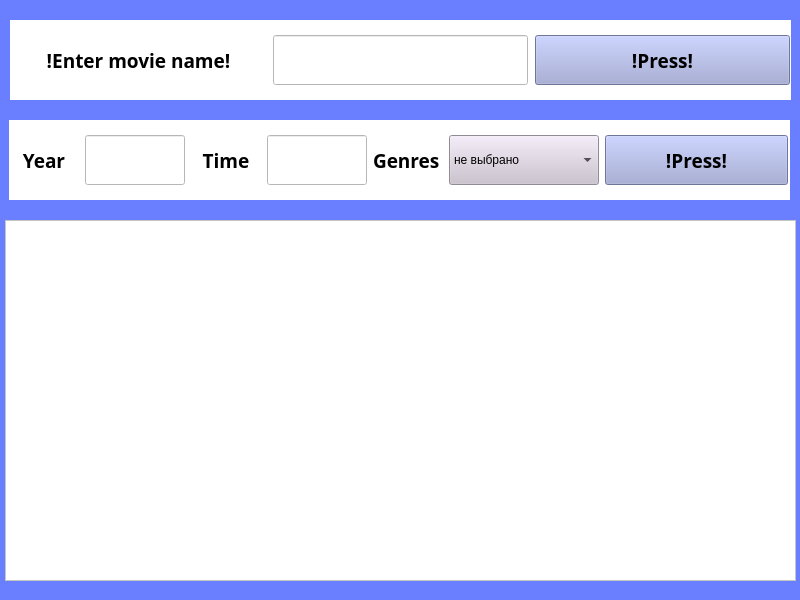
<?xml version="1.0" encoding="UTF-8"?>
<ui version="4.0">
 <class>MainWindow</class>
 <widget class="QMainWindow" name="MainWindow">
  <property name="geometry">
   <rect>
    <x>0</x>
    <y>0</y>
    <width>800</width>
    <height>600</height>
   </rect>
  </property>
  <property name="minimumSize">
   <size>
    <width>800</width>
    <height>600</height>
   </size>
  </property>
  <property name="maximumSize">
   <size>
    <width>800</width>
    <height>600</height>
   </size>
  </property>
  <property name="windowTitle">
   <string>MainWindow</string>
  </property>
  <property name="styleSheet">
   <string notr="true">background-color: rgb(105, 127, 255);</string>
  </property>
  <widget class="QWidget" name="centralwidget">
   <widget class="QTableWidget" name="table">
    <property name="geometry">
     <rect>
      <x>5</x>
      <y>220</y>
      <width>791</width>
      <height>361</height>
     </rect>
    </property>
    <property name="styleSheet">
     <string notr="true">background-color: rgb(255, 255, 255);</string>
    </property>
   </widget>
   <widget class="QWidget" name="horizontalWidget" native="true">
    <property name="geometry">
     <rect>
      <x>10</x>
      <y>20</y>
      <width>781</width>
      <height>80</height>
     </rect>
    </property>
    <property name="styleSheet">
     <string notr="true">background-color: rgb(255, 255, 255);</string>
    </property>
    <layout class="QHBoxLayout" name="horizontalLayout">
     <item>
      <widget class="QLabel" name="label">
       <property name="minimumSize">
        <size>
         <width>255</width>
         <height>50</height>
        </size>
       </property>
       <property name="maximumSize">
        <size>
         <width>255</width>
         <height>50</height>
        </size>
       </property>
       <property name="font">
        <font>
         <family>Segoe UI Black</family>
         <pointsize>14</pointsize>
         <weight>75</weight>
         <bold>true</bold>
        </font>
       </property>
       <property name="text">
        <string>!Enter movie name!</string>
       </property>
       <property name="alignment">
        <set>Qt::AlignCenter</set>
       </property>
      </widget>
     </item>
     <item>
      <widget class="QLineEdit" name="line_name">
       <property name="minimumSize">
        <size>
         <width>255</width>
         <height>50</height>
        </size>
       </property>
       <property name="maximumSize">
        <size>
         <width>255</width>
         <height>50</height>
        </size>
       </property>
      </widget>
     </item>
     <item>
      <widget class="QPushButton" name="button_name">
       <property name="minimumSize">
        <size>
         <width>255</width>
         <height>50</height>
        </size>
       </property>
       <property name="maximumSize">
        <size>
         <width>255</width>
         <height>50</height>
        </size>
       </property>
       <property name="font">
        <font>
         <family>Segoe UI Black</family>
         <pointsize>14</pointsize>
         <weight>75</weight>
         <bold>true</bold>
        </font>
       </property>
       <property name="styleSheet">
        <string notr="true">background-color: rgb(157, 165, 213);</string>
       </property>
       <property name="text">
        <string>!Press!</string>
       </property>
      </widget>
     </item>
    </layout>
   </widget>
   <widget class="QWidget" name="horizontalWidget" native="true">
    <property name="geometry">
     <rect>
      <x>9</x>
      <y>120</y>
      <width>781</width>
      <height>80</height>
     </rect>
    </property>
    <property name="styleSheet">
     <string notr="true">background-color: rgb(255, 255, 255);</string>
    </property>
    <layout class="QHBoxLayout" name="horizontalLayout_2">
     <item>
      <widget class="QLabel" name="label_2">
       <property name="minimumSize">
        <size>
         <width>70</width>
         <height>50</height>
        </size>
       </property>
       <property name="maximumSize">
        <size>
         <width>70</width>
         <height>50</height>
        </size>
       </property>
       <property name="font">
        <font>
         <family>Segoe UI Black</family>
         <pointsize>14</pointsize>
         <weight>75</weight>
         <bold>true</bold>
        </font>
       </property>
       <property name="text">
        <string>Year</string>
       </property>
       <property name="alignment">
        <set>Qt::AlignCenter</set>
       </property>
      </widget>
     </item>
     <item>
      <widget class="QLineEdit" name="line_year">
       <property name="minimumSize">
        <size>
         <width>100</width>
         <height>50</height>
        </size>
       </property>
       <property name="maximumSize">
        <size>
         <width>100</width>
         <height>50</height>
        </size>
       </property>
      </widget>
     </item>
     <item>
      <widget class="QLabel" name="label_3">
       <property name="minimumSize">
        <size>
         <width>70</width>
         <height>50</height>
        </size>
       </property>
       <property name="maximumSize">
        <size>
         <width>70</width>
         <height>50</height>
        </size>
       </property>
       <property name="font">
        <font>
         <family>Segoe UI Black</family>
         <pointsize>14</pointsize>
         <weight>75</weight>
         <bold>true</bold>
        </font>
       </property>
       <property name="text">
        <string>Time</string>
       </property>
       <property name="alignment">
        <set>Qt::AlignCenter</set>
       </property>
      </widget>
     </item>
     <item>
      <widget class="QLineEdit" name="line_time">
       <property name="minimumSize">
        <size>
         <width>100</width>
         <height>50</height>
        </size>
       </property>
       <property name="maximumSize">
        <size>
         <width>100</width>
         <height>50</height>
        </size>
       </property>
      </widget>
     </item>
     <item>
      <widget class="QLabel" name="label_4">
       <property name="minimumSize">
        <size>
         <width>70</width>
         <height>50</height>
        </size>
       </property>
       <property name="maximumSize">
        <size>
         <width>70</width>
         <height>50</height>
        </size>
       </property>
       <property name="font">
        <font>
         <family>Segoe UI Black</family>
         <pointsize>14</pointsize>
         <weight>75</weight>
         <bold>true</bold>
        </font>
       </property>
       <property name="text">
        <string>Genres</string>
       </property>
      </widget>
     </item>
     <item>
      <widget class="QComboBox" name="combo">
       <property name="minimumSize">
        <size>
         <width>150</width>
         <height>50</height>
        </size>
       </property>
       <property name="maximumSize">
        <size>
         <width>150</width>
         <height>50</height>
        </size>
       </property>
       <property name="toolTip">
        <string>&lt;html&gt;&lt;head/&gt;&lt;body&gt;&lt;p align=&quot;center&quot;&gt;Не выбрано&lt;/p&gt;&lt;/body&gt;&lt;/html&gt;</string>
       </property>
       <property name="styleSheet">
        <string notr="true">background-color: rgb(203, 194, 207);</string>
       </property>
       <item>
        <property name="text">
         <string>не выбрано</string>
        </property>
       </item>
      </widget>
     </item>
     <item>
      <widget class="QPushButton" name="button_genre">
       <property name="minimumSize">
        <size>
         <width>183</width>
         <height>50</height>
        </size>
       </property>
       <property name="maximumSize">
        <size>
         <width>183</width>
         <height>50</height>
        </size>
       </property>
       <property name="font">
        <font>
         <family>Segoe UI Black</family>
         <pointsize>14</pointsize>
         <weight>75</weight>
         <bold>true</bold>
        </font>
       </property>
       <property name="styleSheet">
        <string notr="true">background-color: rgb(157, 165, 213);</string>
       </property>
       <property name="text">
        <string>!Press!</string>
       </property>
      </widget>
     </item>
    </layout>
   </widget>
  </widget>
 </widget>
 <resources/>
 <connections/>
</ui>
